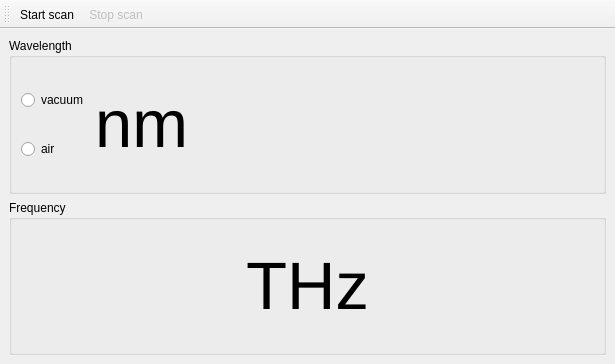
<?xml version="1.0" encoding="UTF-8"?>
<ui version="4.0">
 <class>ScanWindow</class>
 <widget class="QMainWindow" name="ScanWindow">
  <property name="geometry">
   <rect>
    <x>0</x>
    <y>0</y>
    <width>615</width>
    <height>364</height>
   </rect>
  </property>
  <property name="windowTitle">
   <string>qudi: Laser scanning</string>
  </property>
  <widget class="QWidget" name="centralwidget">
   <layout class="QGridLayout" name="gridLayout">
    <item row="2" column="1">
     <widget class="QGroupBox" name="groupBoxFit_2">
      <property name="title">
       <string>Frequency</string>
      </property>
      <layout class="QVBoxLayout" name="verticalLayout_3">
       <item>
        <widget class="QLabel" name="frequencyLabel">
         <property name="font">
          <font>
           <pointsize>50</pointsize>
          </font>
         </property>
         <property name="text">
          <string>THz</string>
         </property>
         <property name="alignment">
          <set>Qt::AlignCenter</set>
         </property>
        </widget>
       </item>
      </layout>
     </widget>
    </item>
    <item row="1" column="1">
     <widget class="QGroupBox" name="groupBox">
      <property name="title">
       <string>Wavelength</string>
      </property>
      <layout class="QHBoxLayout" name="horizontalLayout_2">
       <item>
        <layout class="QVBoxLayout" name="verticalLayout">
         <item>
          <widget class="QRadioButton" name="vacuumButton">
           <property name="text">
            <string>vacuum</string>
           </property>
          </widget>
         </item>
         <item>
          <widget class="QRadioButton" name="airButton">
           <property name="text">
            <string>air</string>
           </property>
          </widget>
         </item>
        </layout>
       </item>
       <item>
        <widget class="QLabel" name="wavelengthLabel">
         <property name="font">
          <font>
           <pointsize>50</pointsize>
          </font>
         </property>
         <property name="text">
          <string>nm</string>
         </property>
         <property name="alignment">
          <set>Qt::AlignRight|Qt::AlignTrailing|Qt::AlignVCenter</set>
         </property>
         <property name="textInteractionFlags">
          <set>Qt::LinksAccessibleByMouse|Qt::TextSelectableByKeyboard|Qt::TextSelectableByMouse</set>
         </property>
        </widget>
       </item>
       <item>
        <spacer name="horizontalSpacer">
         <property name="orientation">
          <enum>Qt::Horizontal</enum>
         </property>
         <property name="sizeHint" stdset="0">
          <size>
           <width>40</width>
           <height>20</height>
          </size>
         </property>
        </spacer>
       </item>
      </layout>
     </widget>
    </item>
   </layout>
  </widget>
  <widget class="QMenuBar" name="menubar">
   <property name="geometry">
    <rect>
     <x>0</x>
     <y>0</y>
     <width>615</width>
     <height>21</height>
    </rect>
   </property>
  </widget>
  <widget class="QToolBar" name="scanToolBar">
   <property name="enabled">
    <bool>true</bool>
   </property>
   <property name="windowTitle">
    <string>toolBar</string>
   </property>
   <attribute name="toolBarArea">
    <enum>TopToolBarArea</enum>
   </attribute>
   <attribute name="toolBarBreak">
    <bool>false</bool>
   </attribute>
   <addaction name="actionStart_scan"/>
   <addaction name="actionStop_resume_scan"/>
  </widget>
  <action name="actionStart_scan">
   <property name="icon">
    <iconset>
     <normaloff>../../artwork/icons/qudiTheme/22x22/start-counter.png</normaloff>../../artwork/icons/qudiTheme/22x22/start-counter.png</iconset>
   </property>
   <property name="text">
    <string>Start scan</string>
   </property>
  </action>
  <action name="actionStop_resume_scan">
   <property name="enabled">
    <bool>false</bool>
   </property>
   <property name="icon">
    <iconset>
     <normaloff>../../artwork/icons/qudiTheme/22x22/stop-counter.png</normaloff>../../artwork/icons/qudiTheme/22x22/stop-counter.png</iconset>
   </property>
   <property name="text">
    <string>Stop scan</string>
   </property>
  </action>
 </widget>
 <resources/>
 <connections/>
</ui>
